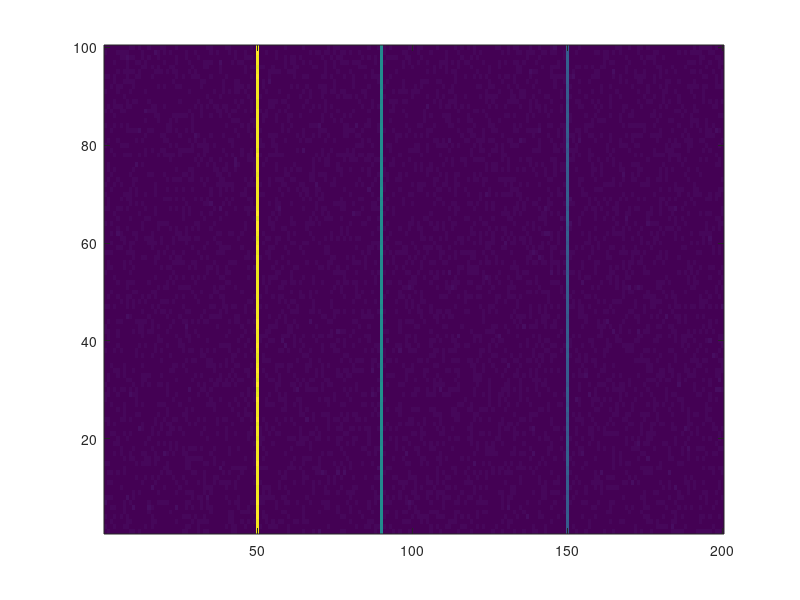

Reproduce this figure in MATLAB. (Note: this script raises an error after producing the figure.)
% Exp 4: MTI Radar using Delay Line Canceller (Step-by-Step Signals)
clear; clc; close all;

%% 1. Parameters Setup
num_pulses = 100;         % Number of pulse repetitions (Slow-time)
num_bins = 200;           % Range bins per pulse (Fast-time)

%% 2. Generate Radar Signals
rx_signal = 0.1 * (randn(num_pulses, num_bins) + 1i * randn(num_pulses, num_bins));

% Range positions
clutter_pos = 50;         % Stationary clutter
stat_target_pos = 90;     % Stationary target
moving_target_pos = 150;  % Moving target

% Populate target data across pulses
t = (1:num_pulses)';
doppler_shift = 0.15;

rx_signal(:, clutter_pos) = rx_signal(:, clutter_pos) + 10;
rx_signal(:, stat_target_pos) = rx_signal(:, stat_target_pos) + 5;
rx_signal(:, moving_target_pos) = rx_signal(:, moving_target_pos) + ...
    3 * exp(1i * 2 * pi * doppler_shift * t);

%% 3. Step-by-Step Signal Extraction (Using Pulses #10 and #11 as example)
pulse_idx_current = 11;
pulse_idx_delayed = 10;
pulse_current = rx_signal(pulse_idx_current, :);   % Pulse n (complex, fast-time snapshot)
pulse_delayed = rx_signal(pulse_idx_delayed, :);   % Pulse n-1 (Delayed pulse)
pulse_diff = pulse_current - pulse_delayed;        % Complex difference signal

%% 4. Process Full MTI Output
mti_signal = rx_signal(2:end, :) - rx_signal(1:end-1, :);

%% 5A. NEW: Range-Pulse Map showing the Delay Line concept prominently
figure('Name', 'Delay Line Concept - Range/Pulse Map', 'Position', [100, 50, 950, 500]);
imagesc(1:num_bins, 1:num_pulses, abs(rx_signal));
set(gca, 'YDir', 'normal');
colormap(gca, 'parula');
colorbar;
xlabel('Range Bin (Fast-time)');
ylabel('Pulse Number (Slow-time)');
title('Received Signal: Pulse History (rows) vs Range Bin (columns)');
hold on;

% Highlight the two pulses being compared
yline(pulse_idx_current, 'r-', 'LineWidth', 2);
yline(pulse_idx_delayed, 'm-', 'LineWidth', 2);

% Annotate the delay gap with a double-headed arrow between the two rows
annotation_x = num_bins + 5; % just outside plot area conceptually; we use text+line inside axes instead
line([num_bins*0.92, num_bins*0.92], [pulse_idx_delayed, pulse_idx_current], ...
    'Color', 'w', 'LineWidth', 2);
plot(num_bins*0.92, pulse_idx_delayed, 'w^', 'MarkerFaceColor', 'w', 'MarkerSize', 6);
plot(num_bins*0.92, pulse_idx_current, 'wv', 'MarkerFaceColor', 'w', 'MarkerSize', 6);
text(num_bins*0.94, mean([pulse_idx_delayed, pulse_idx_current]), ...
    '1 Pulse Delay (T)', 'Color', 'w', 'FontSize', 9, 'FontWeight', 'bold');

legend({'Pulse #11 (x[n], current)', 'Pulse #10 (x[n-1], delayed)'}, ...
    'TextColor', 'w', 'Color', 'k', 'Location', 'southoutside', 'Orientation', 'horizontal');
hold off;

%% 5B. Plotting the Steps
figure('Name', 'MTI Delay Line Canceller Steps', 'Position', [150, 50, 950, 750]);

% Step 1: Current Received Pulse x[n]
subplot(4, 1, 1);
mag_current = abs(pulse_current);
plot(mag_current, 'r', 'LineWidth', 1.2);
title('Step 1: Current Pulse x[n] (Pulse #11)');
ylabel('Amplitude'); grid on;
ylim([0, max(mag_current)*1.3]);
text(clutter_pos, mag_current(clutter_pos)+0.8, '\leftarrow Clutter', 'FontSize', 8);
text(stat_target_pos, mag_current(stat_target_pos)+0.8, '\leftarrow Stat. Target', 'FontSize', 8);
text(moving_target_pos, mag_current(moving_target_pos)+0.8, '\leftarrow Moving Target', 'FontSize', 8);

% Step 2: Delayed Pulse x[n-1]
subplot(4, 1, 2);
mag_delayed = abs(pulse_delayed);
plot(mag_delayed, 'm', 'LineWidth', 1.2);
title('Step 2: Delayed Pulse x[n-1] (Pulse #10)');
ylabel('Amplitude'); grid on;
ylim([0, max(mag_current)*1.3]);  % same scale as Step 1 for fair comparison

% Step 2.5 overlay note: show current vs delayed together to visualize the shift
hold on;
plot(mag_current, 'r--', 'LineWidth', 0.8);
legend({'x[n-1] (delayed)', 'x[n] (current, ref.)'}, 'Location', 'northeast', 'FontSize', 7);
hold off;

% Step 3: Difference Signal x[n] - x[n-1] for Single Pair
subplot(4, 1, 3);
mag_diff = abs(pulse_diff);
plot(mag_diff, 'k', 'LineWidth', 1.2);
title('Step 3: Difference Signal y[n] = x[n] - x[n-1] (Single Delay Line Output)');
ylabel('Amplitude'); grid on;
ylim([0, max(mag_current)*1.3]);

% Step 4: Final Averaged Output across all pulses
subplot(4, 1, 4);
mag_final = mean(abs(mti_signal), 1);
plot(mag_final, 'b', 'LineWidth', 1.5);
title('Step 4: Final MTI Output (Averaged across all processed pulses)');
xlabel('Range Bin'); ylabel('Amplitude'); grid on;
ylim([0, max(mag_final)*1.5]);
text(moving_target_pos, mag_final(moving_target_pos)+0.3, '\leftarrow Only Moving Target Detected', 'FontSize', 8);
